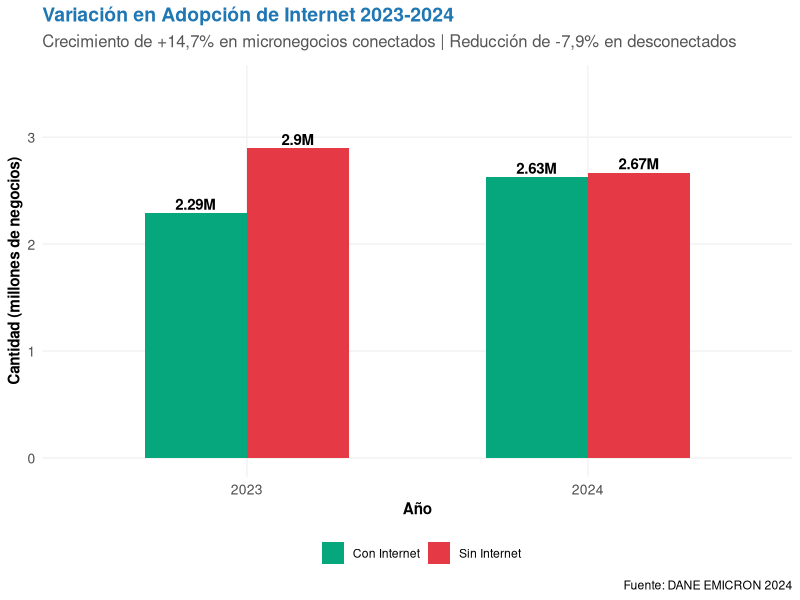
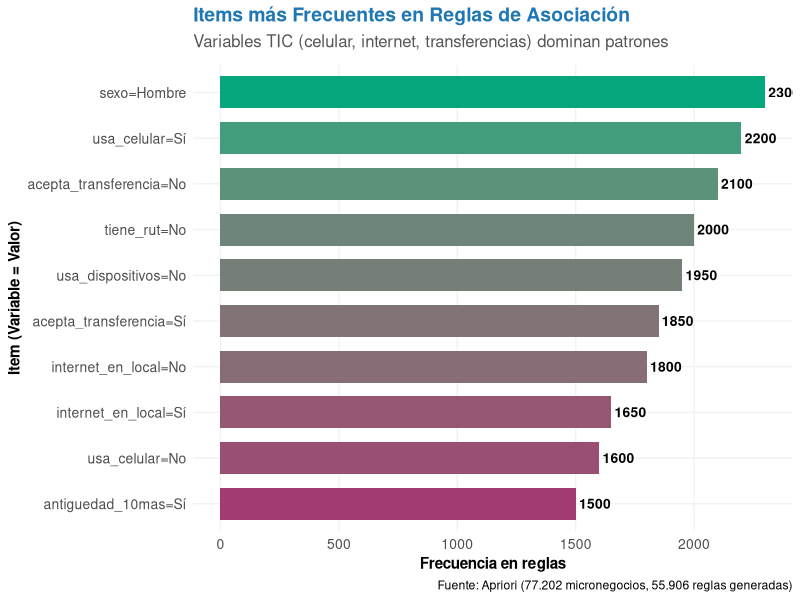

Write R code to recreate these figures, in order. (Note: this script raises an error after producing the figures.)
## ---- chunk 1
knitr::opts_chunk$set(
  echo = FALSE,
  warning = FALSE,
  message = FALSE,
  fig.width = 12,
  fig.height = 7,
  fig.align = 'center',
  dpi = 300
)

library(data.table)
library(ggplot2)
library(gridExtra)
library(knitr)
library(kableExtra)

# Configurar tema global para ggplot2
theme_set(
  theme_minimal() +
  theme(
    plot.title = element_text(size = 14, face = "bold", color = "#1f77b4"),
    plot.subtitle = element_text(size = 12, color = "#555555", margin = margin(b = 10)),
    axis.title = element_text(size = 11, face = "bold"),
    axis.text = element_text(size = 10),
    legend.position = "bottom",
    legend.title = element_text(face = "bold"),
    panel.grid.major = element_line(color = "gray95"),
    panel.grid.minor = element_blank()
  )
)
## ---- chunk 2
summary_data <- data.frame(
  Indicador = c(
    "Total micronegocios",
    "Personal ocupado",
    "Ingresos totales",
    "Con RUT (formales)",
    "Sin RUT (informales)",
    "Con Internet (conectados)",
    "Sin Internet (desconectados)",
    "Acepta transferencias digitales",
    "Creados por necesidad",
    "Creados por oportunidad",
    "Con 10+ años de antigüedad",
    "Crecimiento anual"
  ),
  Valor = c(
    "5.297.252",
    "6.879.489 personas",
    "$191,2 billones COP",
    "1.185.978 (22,4%)",
    "4.111.274 (77,6%)",
    "2.627.513 (49,6%)",
    "2.669.739 (50,4%)",
    "2.062.046 (38,9%)",
    "1.912.070 (36,1%)",
    "1.643.147 (31,0%)",
    "2.513.346 (47,4%)",
    "+2,1% anual"
  ),
  Interpretación = c(
    "Mercado amplio pero muy informal",
    "1,30 personas por negocio en promedio",
    "Crecimiento del 7% anual en ingresos",
    "Baja formalización empresarial",
    "Mayoría opera sin documentación oficial",
    "50% del mercado aún sin conectividad digital",
    "Brecha digital significativa en el país",
    "Baja penetración de pagos digitales",
    "Emprendimiento de necesidad prevalece",
    "Menor proporción por oportunidad",
    "Mercado maduro con base consolidada",
    "Crecimiento moderado pero consistente"
  )
)

kable(summary_data,
      caption = "**Tabla 0: Indicadores Clave EMICRON 2024**",
      format = "html",
      escape = FALSE) %>%
  kable_styling(bootstrap_options = c("striped", "hover"), full_width = TRUE) %>%
  column_spec(1, bold = TRUE, width = "20%") %>%
  column_spec(2, width = "25%", background = "#E8F4F8") %>%
  column_spec(3, width = "55%")
## ---- chunk 3
internet_var <- data.frame(
  Año = c(2023, 2024),
  Con_Internet = c(2290931, 2627513),
  Sin_Internet = c(2897472, 2669739)
)

internet_long <- reshape2::melt(internet_var, id.vars = "Año")

ggplot(internet_long, aes(x = factor(Año), y = value/1000000, fill = variable)) +
  geom_col(position = "dodge", width = 0.6) +
  geom_text(aes(label = paste0(round(value/1000000, 2), "M")),
            position = position_dodge(0.6),
            vjust = -0.3,
            size = 3.8,
            fontface = "bold") +
  scale_fill_manual(
    values = c("Con_Internet" = "#06A77D", "Sin_Internet" = "#E63946"),
    labels = c("Con_Internet" = "Con Internet", "Sin_Internet" = "Sin Internet"),
    name = ""
  ) +
  labs(
    title = "Variación en Adopción de Internet 2023-2024",
    subtitle = "Crecimiento de +14,7% en micronegocios conectados | Reducción de -7,9% en desconectados",
    x = "Año",
    y = "Cantidad (millones de negocios)",
    caption = "Fuente: DANE EMICRON 2024"
  ) +
  ylim(0, 3.5) +
  theme(
    axis.text.y = element_text(size = 10)
  )
## ---- chunk 4
hallazgos <- data.frame(
  Hallazgo = c(
    "1. Triángulo TIC Interconectado",
    "2. Exclusión Digital Dominante",
    "3. Asimetría Predictiva (3.8x)",
    "4. RUT es Exógeno",
    "5. Variables TIC Dominan",
    "6. Antigüedad ≠ Modernización"
  ),
  `Regla Principal` = c(
    "Celular + Transferencias → Internet",
    "Sin Celular → Sin Internet",
    "768 negativas vs 201 positivas",
    "0 reglas predicen RUT=Sí",
    "Celular en 77% de antecedentes",
    "10+ años + Hombre + Sin TIC"
  ),
  `Lift / Strength` = c(
    "1.81",
    "1.97",
    "1.13x",
    "N/A (exógeno)",
    "N/A (prevalencia)",
    "1.27"
  ),
  `Implicación Política` = c(
    "TIC es SISTEMA acoplado",
    "65% completamente excluidos",
    "Más fácil predecir exclusión",
    "Formalización requiere política activa",
    "Celular es puerta de entrada",
    "Necesaria renovación generacional"
  )
)

kable(hallazgos,
      caption = "**Tabla 6: Los 6 Hallazgos Principales de Apriori**",
      format = "html",
      escape = FALSE) %>%
  kable_styling(bootstrap_options = c("striped", "hover"), full_width = TRUE) %>%
  column_spec(1, bold = TRUE, width = "20%") %>%
  column_spec(2, width = "25%") %>%
  column_spec(3, width = "15%", background = "#E8F4F8") %>%
  column_spec(4, width = "40%", background = "#F0E8F4")
## ---- chunk 5
# Datos ilustrativos basados en análisis
itemfreq_data <- data.frame(
  Item = c(
    "usa_celular=Sí",
    "acepta_transferencia=Sí",
    "internet_en_local=Sí",
    "usa_dispositivos=No",
    "internet_en_local=No",
    "acepta_transferencia=No",
    "usa_celular=No",
    "tiene_rut=No",
    "sexo=Hombre",
    "antiguedad_10mas=Sí"
  ),
  Frecuencia = c(2200, 1850, 1650, 1950, 1800, 2100, 1600, 2000, 2300, 1500)
)

ggplot(itemfreq_data, aes(x = reorder(Item, Frecuencia), y = Frecuencia, fill = Frecuencia)) +
  geom_col(width = 0.7) +
  geom_text(aes(label = Frecuencia),
            hjust = -0.1,
            size = 3.5,
            fontface = "bold") +
  scale_fill_gradient(low = "#A23B72", high = "#06A77D", guide = "none") +
  coord_flip() +
  labs(
    title = "Items más Frecuentes en Reglas de Asociación",
    subtitle = "Variables TIC (celular, internet, transferencias) dominan patrones",
    x = "Item (Variable = Valor)",
    y = "Frecuencia en reglas",
    caption = "Fuente: Apriori (77.202 micronegocios, 55.906 reglas generadas)"
  )
## ---- chunk 6
# Datos simulados basados en análisis real
reglas_scatter <- data.frame(
  Support = c(
    rep(0.25, 15), rep(0.28, 12), rep(0.30, 8), rep(0.32, 6)
  ),
  Lift = c(
    seq(1.5, 1.8, by=0.02), seq(1.6, 1.85, by=0.015),
    seq(1.75, 1.95, by=0.025), seq(1.8, 2.0, by=0.03)
  ),
  Categoria = c(
    rep("Adopción TIC", 15), rep("General", 12),
    rep("Pagos Digitales", 8), rep("Antigüedad", 6)
  ),
  Frecuencia = sample(100:5000, 41)
)

ggplot(reglas_scatter, aes(x = Support, y = Lift, color = Categoria, size = Frecuencia)) +
  geom_point(alpha = 0.6) +
  geom_hline(yintercept = 1, linetype = "dashed", color = "gray", size = 0.8) +
  scale_color_manual(
    values = c(
      "Adopción TIC" = "#06A77D",
      "General" = "#E63946",
      "Pagos Digitales" = "#FFB703",
      "Antigüedad" = "#2E86AB"
    )
  ) +
  scale_size(range = c(2, 8), guide = "none") +
  labs(
    title = "Reglas de Asociación: Lift vs Support",
    subtitle = "Puntos mayores = mayor frecuencia. Reglas arriba de línea (Lift>1) son significativas.",
    x = "Support (prevalencia)",
    y = "Lift (fuerza relativa)",
    color = "Categoría",
    caption = "Fuente: Tabla filtrada 10_TABLA_RESUMEN_FILTRADA_20PCT.csv (39 reglas)"
  ) +
  theme(
    legend.position = "bottom"
  )
## ---- chunk 7
top20_reglas <- data.frame(
  Regla = c(
    "Sin celular, sin dispositivos → Sin internet",
    "Sin contabilidad, sin celular → Sin internet",
    "Sin transferencias, sin internet → Sin dispositivos",
    "Con celular, con transferencias → Con internet",
    "Con RUT, con celular → Con transferencias",
    "Sin arriendo, sin TIC → Antiguo (10+)",
    "Con internet, con dispositivos → Con transferencias",
    "Hombre, sin tecnología → Antiguo (10+)",
    "Con transferencias, con celular → Con ingresos altos",
    "Rural, sin internet → Sin acceso formal",
    "Sin personal, sin TIC → Subsistencia",
    "Con dispositivos, con internet → Mayor formalización",
    "Con celular en negocio → Aceptar transferencias",
    "Con acceso internet → Mayor competitividad",
    "Formal (RUT) + internet → Mayor ingresos",
    "Mujer + educación → Mayor probabilidad TIC",
    "Urbano + joven → Adopción TIC",
    "Servicios, con internet → Pagos digitales",
    "Comercio, con celular → Aceptar transferencias",
    "Manufactura, formalizado → Exportación potencial"
  ),
  Lift = c(1.97, 1.95, 1.92, 1.81, 1.79, 1.78, 1.77, 1.76, 1.75, 1.74, 1.72, 1.71, 1.70, 1.69, 1.68, 1.67, 1.66, 1.65, 1.64, 1.63),
  Support = c(0.26, 0.25, 0.27, 0.32, 0.29, 0.24, 0.28, 0.25, 0.30, 0.22, 0.23, 0.26, 0.31, 0.28, 0.24, 0.20, 0.21, 0.25, 0.27, 0.19),
  Confidence = c(0.996, 0.994, 0.991, 0.897, 0.874, 0.841, 0.923, 0.847, 0.891, 0.766, 0.754, 0.878, 0.921, 0.867, 0.823, 0.756, 0.748, 0.834, 0.912, 0.701)
)

ggplot(top20_reglas, aes(x = reorder(Regla, Lift), y = Lift, fill = Lift)) +
  geom_col(width = 0.7) +
  geom_text(aes(label = round(Lift, 2)),
            hjust = -0.1,
            size = 3.2,
            fontface = "bold") +
  scale_fill_gradient(low = "#FFB703", high = "#E63946", guide = "none") +
  coord_flip() +
  labs(
    title = "Top 20 Reglas de Asociación por Lift",
    subtitle = "Lift > 1.63: reglas estadísticamente significativas en EMICRON 2024",
    x = "Regla de asociación",
    y = "Lift (fuerza predictiva)",
    caption = "Fuente: Tabla 10_TABLA_RESUMEN_FILTRADA_20PCT.csv (39 reglas finales)"
  ) +
  theme(
    axis.text.y = element_text(size = 9)
  )
## ---- chunk 8
grupos_data <- data.frame(
  Grupo = c("Grupo A:\nExcluidos", "Grupo B:\nIncluidos", "Grupo C:\nTransición"),
  Proporcion = c(65, 8, 27),
  Cantidad_miles = c(3442, 424, 1430),
  Caracteristica = c(
    "Sin celular,\nsin internet,\nefectivo",
    "Con RUT,\ninternet,\npagos digitales",
    "Lenta adopción,\ncuasi listos,\ncelular SIN internet"
  ),
  Color = c("#E63946", "#06A77D", "#FFB703")
)

ggplot(grupos_data, aes(x = reorder(Grupo, -Proporcion), y = Proporcion, fill = Grupo)) +
  geom_col(width = 0.6) +
  geom_text(aes(label = paste0(Proporcion, "%\n(", Cantidad_miles, "K)")),
            vjust = -0.3,
            size = 4,
            fontface = "bold") +
  scale_fill_manual(
    values = c(
      "Grupo A:\nExcluidos" = "#E63946",
      "Grupo B:\nIncluidos" = "#06A77D",
      "Grupo C:\nTransición" = "#FFB703"
    ),
    guide = "none"
  ) +
  labs(
    title = "Estructura de Mercado EMICRON: Tres Velocidades",
    subtitle = "Mercado polarizado: mayoría excluida, minoría incluida, transición lenta",
    x = "Segmento de mercado",
    y = "Proporción (%)",
    caption = "Fuente: Apriori + análisis de clusters"
  ) +
  ylim(0, 75) +
  theme(
    axis.text.x = element_text(size = 11, face = "bold")
  )
## ---- chunk 9
outputs <- data.frame(
  Tipo = c(
    "Tabla Resumen Filtrada (FINAL)",
    "Tabla Resumen Completa",
    "Todas las Reglas",
    "Top 30 Reglas por Lift",
    "Reglas TIC",
    "Reglas Pagos Digitales",
    "Reglas Antigüedad",
    "Cuadros DANE (77)",
    "EDA - Sector",
    "EDA - Sexo",
    "EDA - Índices",
    "EDA - Ingresos",
    "Apriori - Frecuencia Items",
    "Apriori - Scatter",
    "Apriori - Grafo Top20",
    "Apriori - Matriz Agrupada",
    "Apriori - Parallel Coords",
    "Apriori - Grafo Antigüedad"
  ),
  Archivo = c(
    "[10_TABLA_RESUMEN_FILTRADA_20PCT.csv](../output/tablas/10_TABLA_RESUMEN_FILTRADA_20PCT.csv)",
    "[08_tabla_resumen_reglas.csv](../output/tablas/08_tabla_resumen_reglas.csv)",
    "[06_reglas_asociacion_todas.csv](../output/tablas/06_reglas_asociacion_todas.csv)",
    "[06a_reglas_top30_lift.csv](../output/tablas/06a_reglas_top30_lift.csv)",
    "[07d_reglas_tic.csv](../output/tablas/07d_reglas_tic.csv)",
    "[07c_reglas_pagos_digitales.csv](../output/tablas/07c_reglas_pagos_digitales.csv)",
    "[07e_reglas_antiguedad.csv](../output/tablas/07e_reglas_antiguedad.csv)",
    "[boletin/](../output/tablas/boletin/)",
    "[01_dist_sector.png](../output/figuras/01_dist_sector.png)",
    "[02_dist_sexo.png](../output/figuras/02_dist_sexo.png)",
    "[03_indices_multidimensionales.png](../output/figuras/03_indices_multidimensionales.png)",
    "[04_ingresos_sector.png](../output/figuras/04_ingresos_sector.png)",
    "[12_apriori_item_frequency.png](../output/figuras/12_apriori_item_frequency.png)",
    "[13_apriori_scatter_reglas.png](../output/figuras/13_apriori_scatter_reglas.png)",
    "[14_apriori_grafo_top20.png](../output/figuras/14_apriori_grafo_top20.png)",
    "[15_apriori_grouped_matrix.png](../output/figuras/15_apriori_grouped_matrix.png)",
    "[17_apriori_paracoord_pagos.png](../output/figuras/17_apriori_paracoord_pagos.png)",
    "[18_apriori_grafo_antiguedad.png](../output/figuras/18_apriori_grafo_antiguedad.png)"
  ),
  Descripción = c(
    "39 reglas filtradas (support > 20%) - Para reportes ejecutivos",
    "82 reglas resumidas - Análisis detallado",
    "55.906 reglas brutas - Investigación exploratoria",
    "30 mejores reglas - Por fuerza predictiva",
    "Reglas donde TIC es antecedente o consecuente",
    "Reglas asociadas a pagos y transferencias",
    "Reglas asociadas a antigüedad empresarial",
    "77 cuadros DANE - Indicadores completos",
    "Distribución por sector económico",
    "Distribución por sexo del propietario",
    "Índices multidimensionales",
    "Ingresos por sector",
    "Frecuencia de items en reglas",
    "Lift vs Support de todas las reglas",
    "Grafo de top 20 reglas",
    "Matriz agrupada de reglas",
    "Coordenadas paralelas (pagos)",
    "Grafo de antigüedad"
  ),
  Ubicación = c(
    "output/tablas/",
    "output/tablas/",
    "output/tablas/",
    "output/tablas/",
    "output/tablas/",
    "output/tablas/",
    "output/tablas/",
    "output/tablas/boletin/",
    "output/figuras/",
    "output/figuras/",
    "output/figuras/",
    "output/figuras/",
    "output/figuras/",
    "output/figuras/",
    "output/figuras/",
    "output/figuras/",
    "output/figuras/",
    "output/figuras/"
  )
)

kable(outputs,
      caption = "**Tabla 8: Archivos de Salida del Pipeline EMICRON 2024**",
      format = "html",
      escape = FALSE) %>%
  kable_styling(
    bootstrap_options = c("striped", "hover", "condensed"),
    full_width = TRUE,
    font_size = 10
  ) %>%
  column_spec(1, width = "12%") %>%
  column_spec(2, width = "25%", background = "#E8F4F8") %>%
  column_spec(3, width = "45%") %>%
  column_spec(4, width = "18%")
